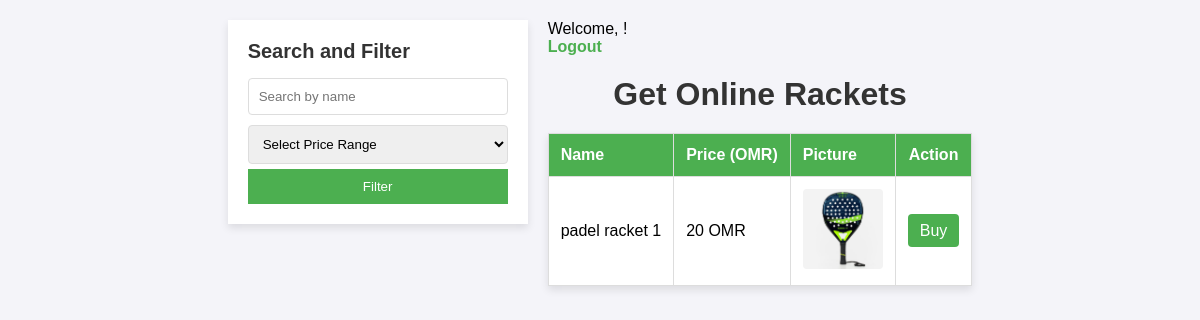
/viewproduct.php, run on the app's committed database.
### tables this page shows
CREATE TABLE IF NOT EXISTS `producttbl` (
  `pid` int NOT NULL AUTO_INCREMENT,
  `pname` varchar(100) NOT NULL,
  `pprice` int NOT NULL,
  `pic` varchar(500) NOT NULL DEFAULT '0',
  `qty` int NOT NULL,
  PRIMARY KEY (`pid`)
);

### viewproduct.php (the view, shortened to what this page needs)
<!DOCTYPE html>
<html lang="en">
<head>
</head>
<body>
    <div class="filter-section">
        <h2>Search and Filter</h2>
        <form action="" method="get">
            <input type="text" name="search" placeholder="Search by name" value="<?php echo isset($_GET['search']) ? htmlspecialchars($_GET['search']) : ''; ?>">
            <select name="price_range">
                <option value="">Select Price Range</option>
            </select>
            <button type="submit" class="filter-button">Filter</button>
        </form>
    </div>
    <div>
        <?php
        echo "<div>Welcome, " . htmlspecialchars($_SESSION['username']) . "!</div>";
        echo "<a class='logout-link' href='logout.php'>Logout</a>";
        echo "<h1>Get Online Rackets</h1>";
        include 'condb.php';
        $sql = "SELECT * FROM producttbl WHERE 1=1";
        try {
            $stmt = $conn->prepare($sql);
            $stmt->execute();
            $rows = $stmt->fetchAll(PDO::FETCH_ASSOC);
            $n = $stmt->rowCount();
            if ($n > 0) {
                echo "<table>";
                echo "<tr>";
                echo "<th>Name</th>";
                echo "<th>Price (OMR)</th>";
                echo "<th>Picture</th>";
                echo "<th class='action-column'>Action</th>";
                echo "</tr>";
                foreach ($rows as $row) {
                    echo "<tr>";
                    echo "<td>" . htmlspecialchars($row['pname']) . "</td>";
                    echo "<td>" . htmlspecialchars($row['pprice']) . " OMR</td>";
                    echo "<td><a href='" . htmlspecialchars($row['pic']) . "'><img src='" . htmlspecialchars($row['pic']) . "' alt='Product Image'/></a></td>";
                    echo "<td class='action-column'><a class='buy-link' href='Cart.php?id=" . htmlspecialchars($row['pid']) . "'>Buy</a></td>";
                    echo "</tr>";
                }
                echo "</table>";
            } else {
                echo "<p>No products found matching your criteria.</p>";
            }
        } catch (Exception $e) {
            echo "<p>Error: " . $e->getMessage() . "</p>";
        }
        ?>
    </div>
</body>
</html>

### viewproduct.php (style rules this page uses)
* { box-sizing: border-box; margin: 0; padding: 0; }
body { font-family: Arial, sans-serif; background-color: #f4f4f9; display: flex; justify-content: center; align-items: flex-start; flex-direction: row; padding: 20px; }
h1 { text-align: center; color: #333; margin-bottom: 20px; }
.logout-link { display: inline-block; text-decoration: none; color: #4CAF50; font-weight: bold; margin-bottom: 20px; }
.filter-section { width: 300px; padding: 20px; background-color: #fff; box-shadow: 0 4px 8px rgba(0, 0, 0, 0.1); margin-right: 20px; }
.filter-section h2 { font-size: 20px; margin-bottom: 10px; color: #333; }
.filter-section select, .filter-section input { width: 100%; padding: 10px; margin: 5px 0; border: 1px solid #ddd; border-radius: 4px; }
.filter-button { background-color: #4CAF50; color: white; padding: 10px; border: none; width: 100%; cursor: pointer; }
table { width: 100%; max-width: 800px; margin: 20px 0; border-collapse: collapse; box-shadow: 0 4px 8px rgba(0, 0, 0, 0.1); }
th, td { border: 1px solid #ddd; padding: 12px; text-align: left; }
th { background-color: #4CAF50; color: white; font-weight: bold; }
td { background-color: #fff; }
img { max-width: 80px; max-height: 120px; height: auto; border-radius: 4px; }
.buy-link { background-color: #4CAF50; color: white; padding: 8px 12px; text-decoration: none; border-radius: 4px; transition: background-color 0.3s ease; }
.action-column { text-align: center; }

### data on the page
producttbl: pname "padel racket 1", pprice "20", pic (picture)
